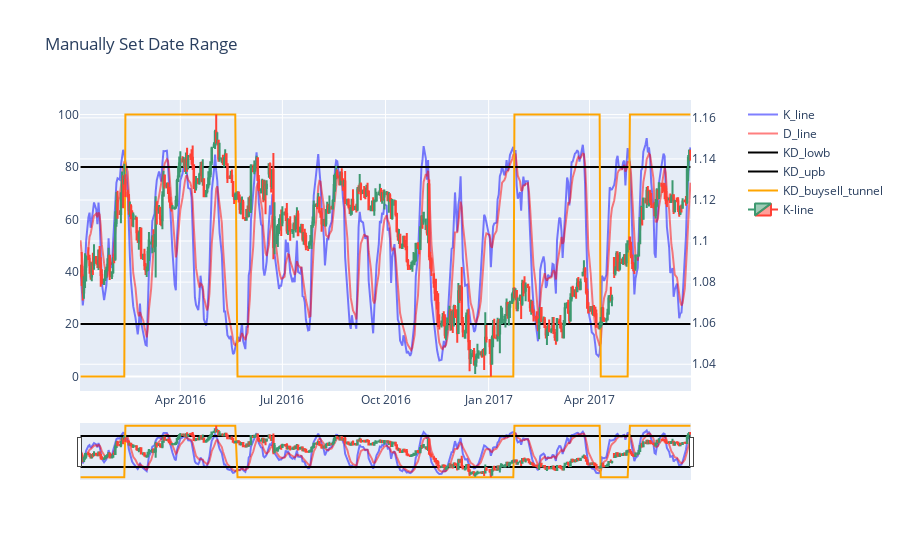

Here is the notebook cell this chart was saved with:
### Markdown cell above
## 8. plotly 畫出圖

### Code cell
import plotly.graph_objects as go
from plotly.subplots import make_subplots

figdf2 = df_day
figdf2 = figdf2.set_index("date")
figdf2 = figdf2.loc["2016-01-01":"2017-06-30"]


# fig2 = go.Figure()
fig2 = make_subplots(specs=[[{"secondary_y": True}]])

fig2.add_trace(go.Scatter(
                x=figdf2.index,
                y=figdf2['K_value'],
                name="K_line",
                line_color='blue',
                opacity=0.5),
                secondary_y=False)

fig2.add_trace(go.Scatter(
                x=figdf2.index,
                y=figdf2['D_value'],
                name="D_line",
                line_color='red',
                opacity=0.5),
                secondary_y=False)

fig2.add_trace(go.Scatter(
                x = figdf2.index,
                y = [20]*len(figdf2),
                name="KD_lowb",
                line_color="black"),
                secondary_y=False)

fig2.add_trace(go.Scatter(
                x = figdf2.index,
                y = [80]*len(figdf2),
                name="KD_upb",
                line_color="black"),
                secondary_y=False)

fig2.add_trace(go.Scatter(
                x = figdf2.index,
                y=figdf2['KD_tunnel'],
                name="KD_buysell_tunnel",
                line_color="orange"),
                secondary_y=False)

fig2.add_trace(go.Candlestick(x=figdf2.index,
                open=figdf2['open_price'],
                high=figdf2['high_price'],
                low=figdf2['low_price'],
                close=figdf2['close_price'],
                name="K-line"),
                secondary_y=True)

# Use date string to set xaxis range
fig2.update_layout(title_text="Manually Set Date Range", 
                   xaxis_rangeslider_visible=True)
fig2.show()

### Figure 1 — Plotly figure (JSON) as saved in the notebook; plotly's stock layout.template omitted (floating-point values rounded to 4 significant figures; data arrays with more than 128 entries replaced by an {"elided": "..."} marker saying what was removed)
{"data": [{"line": {"color": "blue"}, "name": "K_line", "opacity": 0.5, "type": "scatter", "x": {"elided": "467 str values"}, "xaxis": "x", "y": {"elided": "467 float values"}, "yaxis": "y"}, {"line": {"color": "red"}, "name": "D_line", "opacity": 0.5, "type": "scatter", "x": {"elided": "467 str values"}, "xaxis": "x", "y": {"elided": "467 float values"}, "yaxis": "y"}, {"line": {"color": "black"}, "name": "KD_lowb", "type": "scatter", "x": {"elided": "467 str values"}, "xaxis": "x", "y": {"elided": "467 int values"}, "yaxis": "y"}, {"line": {"color": "black"}, "name": "KD_upb", "type": "scatter", "x": {"elided": "467 str values"}, "xaxis": "x", "y": {"elided": "467 int values"}, "yaxis": "y"}, {"line": {"color": "orange"}, "name": "KD_buysell_tunnel", "type": "scatter", "x": {"elided": "467 str values"}, "xaxis": "x", "y": {"elided": "467 int values"}, "yaxis": "y"}, {"close": {"elided": "467 float values"}, "high": {"elided": "467 float values"}, "low": {"elided": "467 float values"}, "name": "K-line", "open": {"elided": "467 float values"}, "type": "candlestick", "x": {"elided": "467 str values"}, "xaxis": "x", "yaxis": "y2"}], "layout": {"title": {"text": "Manually Set Date Range"}, "xaxis": {"anchor": "y", "domain": [0, 0.94], "rangeslider": {"visible": true}}, "yaxis": {"anchor": "x", "domain": [0, 1]}, "yaxis2": {"anchor": "x", "overlaying": "y", "side": "right"}}}
